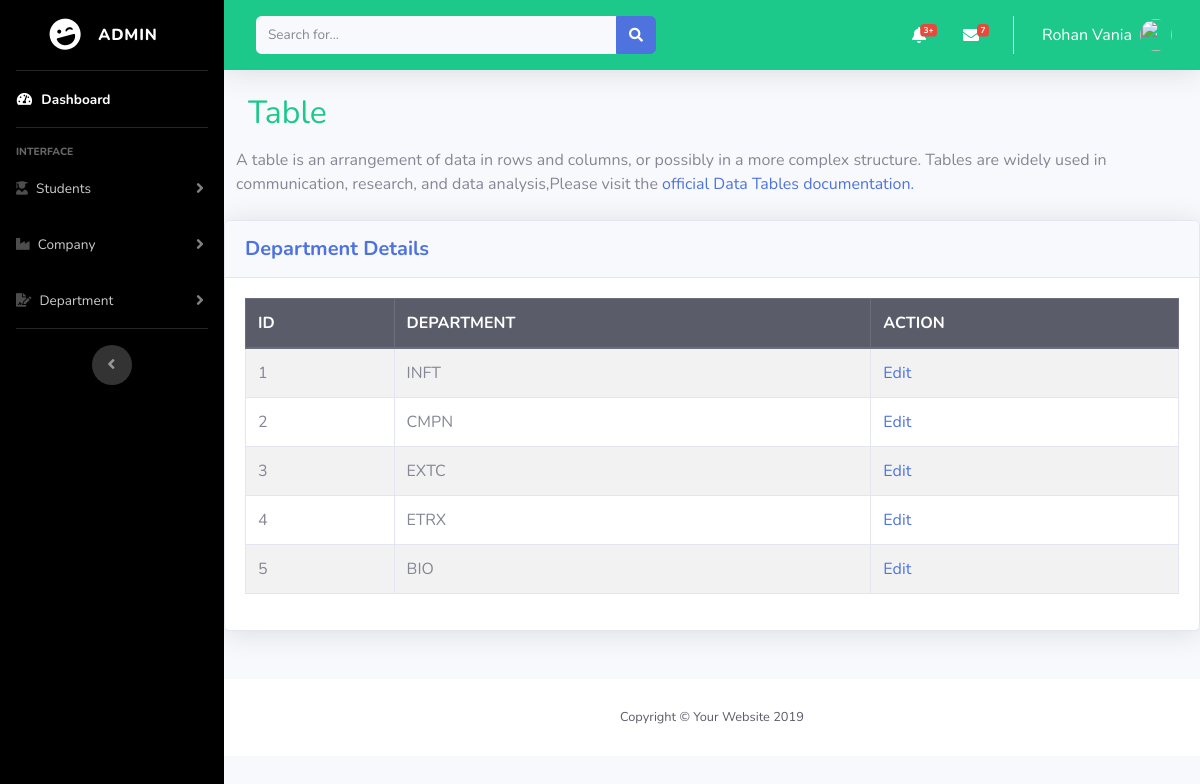
Screenshot of /Admin/campus_viewdepartment.php (signed in) with the database file from the repository.
### tables this page shows
CREATE TABLE `campus_recuritment_department` (
  `D_ID` int(11) NOT NULL,
  `D_DEPARTMENT` varchar(200) NOT NULL
);

### Admin/campus_viewdepartment.php (the view)
<?php
require_once("campus_admin_header.php");
require_once("../campus_config.php");
$select = "SELECT * FROM campus_recuritment_department";
$query = mysqli_query($connect, $select);
?>
<div class="container-fluid">
    <div class="row ">
        <div class="col">
            <h1 class="h2 text-success mb-3 ">Table</h1>
        </div>
    </div>
    <div class="row">
        <p class="mb-4">
            A table is an arrangement of data in rows and columns, or possibly in a more complex structure. Tables are
            widely used in communication, research, and data analysis,Please visit the
            <a href="#">official Data Tables documentation.</a>
        </p>
    </div>
</div>
<div class="card shadow mb-4">
    <div class="card-header py-3">
        <h5 class="m-0 font-weight-bold text-primary">Department Details</h5>
    </div>
    <div class="card-body">
        <div class="table-responsive">
            <table class="table table-striped  table-bordered" id="dataTable" width="100%" cellspacing="0">
                <thead class="thead-dark">
                    <th>ID</th>
                    <th>DEPARTMENT</th>
                    <th>ACTION</th>
                </thead>
                <tbody>
                    <?php
          while ($row = mysqli_fetch_assoc($query)) {
          ?>
                    <tr>
                        <td><?php echo $row['D_ID']; ?></td>
                        <td><?php echo $row['D_DEPARTMENT']; ?></td>
                        <td><a href="#">Edit</a></td>
                    </tr>
                    <?php
          }
          ?>
                </tbody>
            </table>
        </div>
    </div>
</div>
<?php
require_once("campus_admin_footer.php");
?>

### rows the page displays
campus_recuritment_department: D_ID "1", D_DEPARTMENT "INFT"
campus_recuritment_department: D_ID "2", D_DEPARTMENT "CMPN"
campus_recuritment_department: D_ID "3", D_DEPARTMENT "EXTC"
campus_recuritment_department: D_ID "4", D_DEPARTMENT "ETRX"
campus_recuritment_department: D_ID "5", D_DEPARTMENT "BIO"
